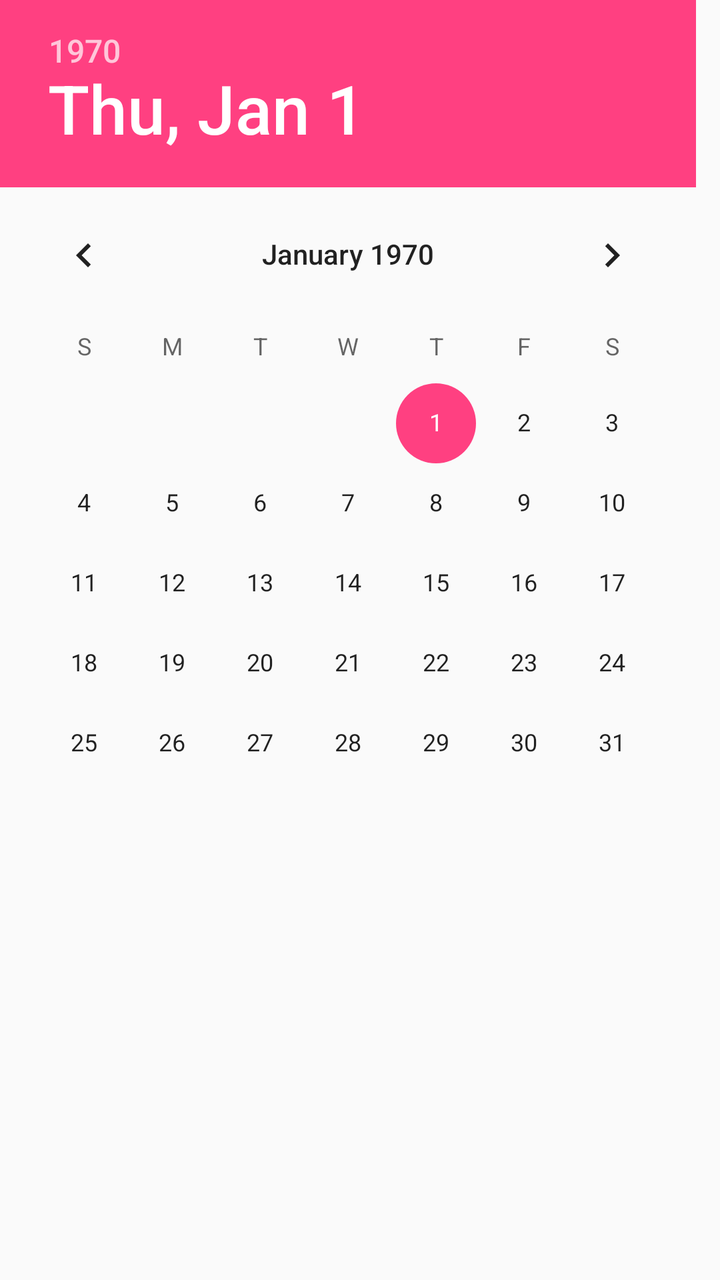
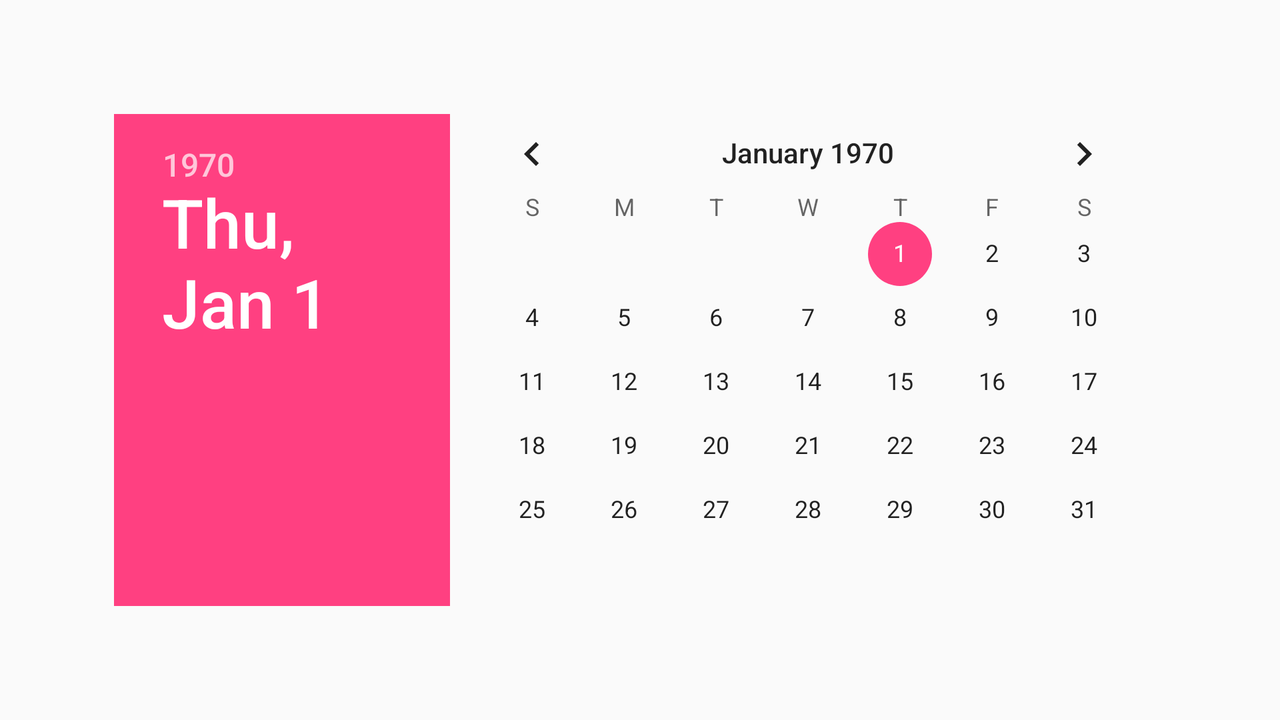

First picture: res/layout/ on a phone held upright. Second picture: the repository's own variant of that layout, on a device whose configuration matches the variant's folder. Source for both follows.
<!-- AndroidManifest.xml: application theme AppTheme -->
<!-- res/layout/fragment_date_picker.xml -->
<FrameLayout xmlns:android="http://schemas.android.com/apk/res/android"
    xmlns:tools="http://schemas.android.com/tools"
    android:layout_width="match_parent"
    android:layout_height="match_parent"
    tools:context="com.example.admin.software_1.TaskDatePickerFragment">

<DatePicker
    android:layout_width="match_parent"
    android:layout_height="match_parent"
    android:id="@+id/taskDate_dap_TaskDatePickerFragment">

</DatePicker>

</FrameLayout>
<!-- resources referenced by this layout -->
<resources>
  <style name="AppTheme" parent="Theme.AppCompat.Light.DarkActionBar">
          
          <item name="colorPrimary">@color/colorPrimary</item>
          <item name="colorPrimaryDark">@color/colorPrimaryDark</item>
          <item name="colorAccent">@color/colorAccent</item>
      </style>
  <color name="colorPrimary">#3F51B5</color>
  <color name="colorPrimaryDark">#303F9F</color>
  <color name="colorAccent">#FF4081</color>
</resources>
<!-- res/layout-land/fragment_date_picker.xml (the author's variant of the layout above) -->
<!-- drawn on the phone turned sideways -->
<?xml version="1.0" encoding="utf-8"?>
<LinearLayout
    xmlns:android="http://schemas.android.com/apk/res/android"
    android:layout_width="wrap_content"
    android:layout_height="wrap_content"
    android:gravity="center"
    android:orientation="vertical"
    >


    <DatePicker
        android:id="@+id/taskDate_dap_TaskDatePickerFragment"
        android:layout_width="wrap_content"
        android:layout_height="wrap_content"
        android:layoutMode="opticalBounds" />




</LinearLayout>
